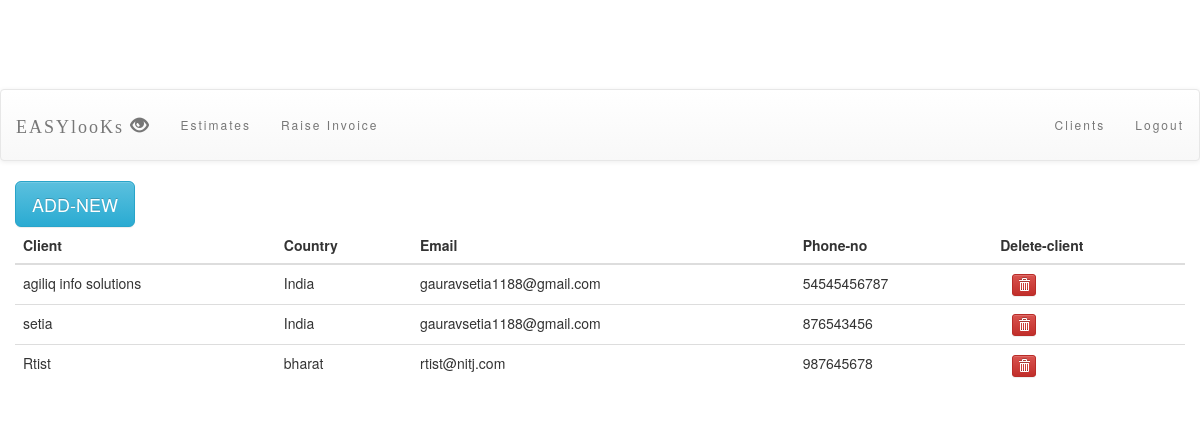
The page /invoice/clients/ (signed in) on the database its author committed.
### invoiceapp/models.py (models this page shows, shortened)
class Client(models.Model):
    user = models.ForeignKey(User,default=1)
    organisation_name = models.CharField(max_length=50)
    email = models.EmailField(default='')
    country = models.CharField(max_length=25)
    phone_number = models.CharField(max_length=30)
    client_address = models.CharField(max_length=500)

### invoiceapp/views.py (the view)
def client(request):
    all_clients = Client.objects.filter(user=request.user)
    return render(request, 'invoiceapp/client.html', {'all_clients': all_clients})

### invoiceapp/templates/invoiceapp/client.html (shortened to what this page needs)
<!DOCTYPE html>
<html lang="en">
<head>
    {% load staticfiles %}
    <link rel="stylesheet" type="text/css" href="{% static 'invoiceapp/style.css' %}"/>
	<link rel="stylesheet" href="https://maxcdn.bootstrapcdn.com/bootstrap/3.3.6/css/bootstrap.min.css">
	<link rel="stylesheet" href="https://maxcdn.bootstrapcdn.com/bootstrap/3.3.6/css/bootstrap-theme.min.css">
</head>
<body id="body">
<div id="index_page_header">EASYlooKs<span style="font-size: medium"><sup>cloud</sup><sub>InvoiCing</sub></span></div>
  <nav class="navbar navbar-default" id="navbar">
         <div class="container-fluid">
           <div class="navbar-header">
            <a href="{% url 'invoiceapp:index' %}" class="navbar-brand">EASYlooKs <span class="glyphicon glyphicon-eye-open"></span></a>
           </div>
    <div>
        <ul class="nav navbar-nav">
            <li><a href="{% url 'invoiceapp:estimates' %}" class="active">Estimates</a></li>
            <li><a href="{% url 'invoiceapp:raiseinvoice' %}">Raise Invoice </a></li>
        </ul>
        <ul class="nav navbar-nav navbar-right">
            <li><a href="{% url 'invoiceapp:client' %}" class="active">Clients</a></li>
            <li><a href="{% url 'invoiceapp:logout' %}" class="active">Logout</a></li>
        </ul>
    </div>
         </div>
  </nav>
<div class="container-fluid">
 <a href="{% url 'invoiceapp:add_client'%}">
   <button type="button" class="btn btn-info btn-lg" >ADD-NEW</button>
 </a>
<table class="table">
    <thead>
        <tr>
            <th>Client</th>
            <th>Country</th>
            <th>Email</th>
            <th>Phone-no</th>
            <th>Delete-client</th>
        </tr>
    </thead>
    <tbody>
      {% for client in all_clients %}
          <tr>
              <td>{{ client.organisation_name }}</td>
              <td>{{ client.country }}</td>
              <td>{{ client.email}}</td>
              <td>{{ client.phone_number}}</td>
              <td>
                  <a href="{% url 'invoiceapp:deleteclient' pk=client.pk %}">
                     &nbsp;&nbsp; <button type="button" class="btn btn-danger btn-xs">
                          <span class="glyphicon glyphicon-trash"></span>
                      </button>
                  </a>
              </td>
          </tr>
      {% endfor %}
    </tbody>
</table>
</div>
</body>
</html>

### invoiceapp/static/invoiceapp/style.css (style rules this page uses)
#body { background-image: url("http://i.stack.imgur.com/1Tzky.png"); background-size: cover; background-repeat: no-repeat ; }
#index_page_header { font-family: Harrington; font-size: 48px; color: white; padding-top: 10px; padding-bottom: 10px; background-image: url(" background-image: url("http://i.stack.imgur.com/1Tzky.png");"); text-align: center; }
.navbar { padding-top: 10px; padding-bottom: 10px; border: 0; border-radius: 0px; margin-bottom: 0px; font-size: 12px; letter-spacing: 2px; }
.navbar-brand { font-family:"Harrington"; font-size:xx-large; }

### rows shown on the page
Client: organisation_name "agiliq info solutions", country "India", email "gauravsetia1188@gmail.com", phone_number "54545456787"
Client: organisation_name "setia", country "India", email "gauravsetia1188@gmail.com", phone_number "876543456"
Client: organisation_name "Rtist", country "bharat", email "rtist@nitj.com", phone_number "987645678"
